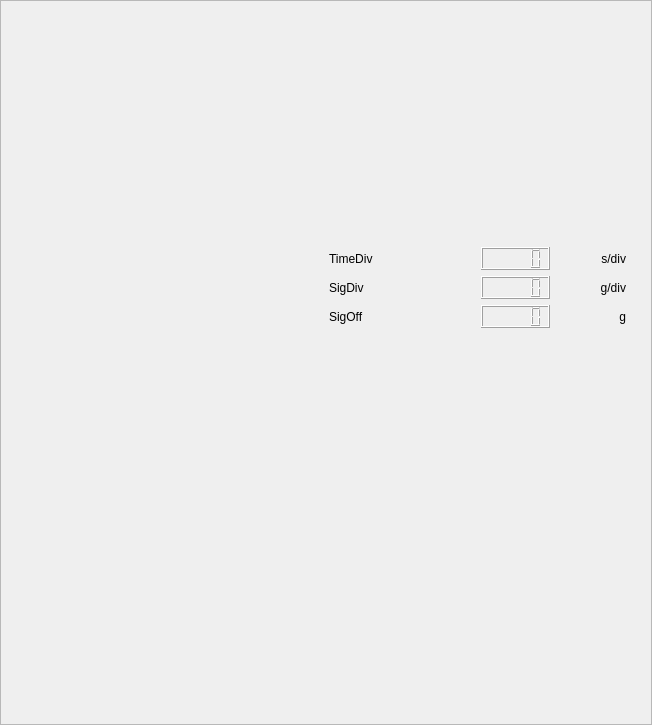
<?xml version="1.0" encoding="UTF-8"?>
<ui version="4.0">
 <class>Frame</class>
 <widget class="QFrame" name="Frame">
  <property name="geometry">
   <rect>
    <x>0</x>
    <y>0</y>
    <width>652</width>
    <height>725</height>
   </rect>
  </property>
  <property name="windowTitle">
   <string>Frame</string>
  </property>
  <property name="frameShape">
   <enum>QFrame::StyledPanel</enum>
  </property>
  <property name="frameShadow">
   <enum>QFrame::Raised</enum>
  </property>
  <widget class="QWidget" name="horizontalLayoutWidget">
   <property name="geometry">
    <rect>
     <x>25</x>
     <y>27</y>
     <width>601</width>
     <height>301</height>
    </rect>
   </property>
   <layout class="QHBoxLayout" name="scopeHbox">
    <property name="sizeConstraint">
     <enum>QLayout::SetMaximumSize</enum>
    </property>
    <item>
     <widget class="QwtPlot" name="plot"/>
    </item>
    <item>
     <layout class="QVBoxLayout" name="menu">
      <item>
       <spacer name="menuspacer">
        <property name="orientation">
         <enum>Qt::Vertical</enum>
        </property>
        <property name="sizeHint" stdset="0">
         <size>
          <width>20</width>
          <height>40</height>
         </size>
        </property>
       </spacer>
      </item>
      <item>
       <layout class="QGridLayout" name="menugrid">
        <item row="0" column="0">
         <widget class="QLabel" name="timediv">
          <property name="lineWidth">
           <number>1</number>
          </property>
          <property name="text">
           <string>TimeDiv</string>
          </property>
          <property name="margin">
           <number>2</number>
          </property>
         </widget>
        </item>
        <item row="0" column="1">
         <widget class="QwtSlider" name="timedivslider" native="true"/>
        </item>
        <item row="0" column="2">
         <widget class="QLCDNumber" name="timedivlcd"/>
        </item>
        <item row="0" column="3">
         <widget class="QLabel" name="timedivunit">
          <property name="text">
           <string>s/div</string>
          </property>
          <property name="alignment">
           <set>Qt::AlignRight|Qt::AlignTrailing|Qt::AlignVCenter</set>
          </property>
          <property name="margin">
           <number>2</number>
          </property>
         </widget>
        </item>
        <item row="1" column="0">
         <widget class="QLabel" name="sigdiv">
          <property name="text">
           <string>SigDiv</string>
          </property>
          <property name="margin">
           <number>2</number>
          </property>
         </widget>
        </item>
        <item row="1" column="1">
         <widget class="QwtSlider" name="sigdivslider" native="true"/>
        </item>
        <item row="1" column="2">
         <widget class="QLCDNumber" name="sigdivlcd"/>
        </item>
        <item row="1" column="3">
         <widget class="QLabel" name="sigdivunit">
          <property name="text">
           <string>g/div</string>
          </property>
          <property name="alignment">
           <set>Qt::AlignRight|Qt::AlignTrailing|Qt::AlignVCenter</set>
          </property>
          <property name="margin">
           <number>2</number>
          </property>
         </widget>
        </item>
        <item row="2" column="0">
         <widget class="QLabel" name="sigoff">
          <property name="text">
           <string>SigOff</string>
          </property>
          <property name="margin">
           <number>2</number>
          </property>
         </widget>
        </item>
        <item row="2" column="1">
         <widget class="QwtSlider" name="sigoffslider" native="true"/>
        </item>
        <item row="2" column="2">
         <widget class="QLCDNumber" name="sigofflcd"/>
        </item>
        <item row="2" column="3">
         <widget class="QLabel" name="sigoffunit">
          <property name="text">
           <string>g</string>
          </property>
          <property name="alignment">
           <set>Qt::AlignRight|Qt::AlignTrailing|Qt::AlignVCenter</set>
          </property>
          <property name="margin">
           <number>2</number>
          </property>
         </widget>
        </item>
       </layout>
      </item>
     </layout>
    </item>
   </layout>
  </widget>
 </widget>
 <customwidgets>
  <customwidget>
   <class>QwtPlot</class>
   <extends>QFrame</extends>
   <header>qwt_plot.h</header>
   <container>1</container>
  </customwidget>
  <customwidget>
   <class>QwtSlider</class>
   <extends>QWidget</extends>
   <header>qwt_slider.h</header>
  </customwidget>
 </customwidgets>
 <resources/>
 <connections/>
</ui>
